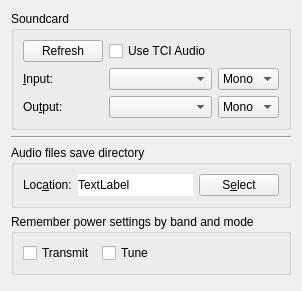
     <widget class="QWidget" name="audio_tab">
      <attribute name="title">
       <string>A&amp;udio</string>
      </attribute>
      <attribute name="toolTip">
       <string>Audio interface settings</string>
      </attribute>
      <layout class="QGridLayout" name="gridLayout_5">
       <item row="0" column="0">
        <widget class="QGroupBox" name="soundcard_group_box">
         <property name="title">
          <string>Soundcard</string>
         </property>
         <layout class="QGridLayout" name="gridLayout_6">
          <item row="1" column="1">
           <widget class="QComboBox" name="sound_input_combo_box">
            <property name="sizePolicy">
             <sizepolicy hsizetype="Preferred" vsizetype="Fixed">
              <horstretch>1</horstretch>
              <verstretch>0</verstretch>
             </sizepolicy>
            </property>
            <property name="toolTip">
             <string>Select the audio CODEC to use for receiving.</string>
            </property>
           </widget>
          </item>
          <item row="1" column="0">
           <widget class="QLabel" name="sound_input_label">
            <property name="text">
             <string>&amp;Input:</string>
            </property>
            <property name="buddy">
             <cstring>sound_input_combo_box</cstring>
            </property>
           </widget>
          </item>
          <item row="2" column="1">
           <widget class="QComboBox" name="sound_output_combo_box">
            <property name="sizePolicy">
             <sizepolicy hsizetype="Preferred" vsizetype="Fixed">
              <horstretch>1</horstretch>
              <verstretch>0</verstretch>
             </sizepolicy>
            </property>
            <property name="toolTip">
             <string>Select the audio CODEC to use for transmitting.
If this is your default device for system sounds then
ensure that all system sounds are disabled otherwise
you will broadcast any systems sounds generated during
transmitting periods.</string>
            </property>
           </widget>
          </item>
          <item row="1" column="2">
           <widget class="QComboBox" name="sound_input_channel_combo_box">
            <property name="toolTip">
             <string>Select the channel to use for receiving.</string>
            </property>
            <item>
             <property name="text">
              <string>Mono</string>
             </property>
            </item>
            <item>
             <property name="text">
              <string>Left</string>
             </property>
            </item>
            <item>
             <property name="text">
              <string>Right</string>
             </property>
            </item>
            <item>
             <property name="text">
              <string>Both</string>
             </property>
            </item>
           </widget>
          </item>
          <item row="2" column="2">
           <widget class="QComboBox" name="sound_output_channel_combo_box">
            <property name="toolTip">
             <string>Select the audio channel used for transmission.
Unless you have multiple radios connected on different
channels; then you will usually want to select mono or
both here.</string>
            </property>
            <item>
             <property name="text">
              <string>Mono</string>
             </property>
            </item>
            <item>
             <property name="text">
              <string>Left</string>
             </property>
            </item>
            <item>
             <property name="text">
              <string>Right</string>
             </property>
            </item>
            <item>
             <property name="text">
              <string>Both</string>
             </property>
            </item>
           </widget>
          </item>
          <item row="2" column="0">
           <widget class="QLabel" name="sound_output_label">
            <property name="text">
             <string>Ou&amp;tput:</string>
            </property>
            <property name="buddy">
             <cstring>sound_output_combo_box</cstring>
            </property>
           </widget>
          </item>
          <item row="0" column="0">
           <widget class="QPushButton" name="refresh_push_button">
            <property name="toolTip">
             <string>refresh audio device list</string>
            </property>
            <property name="text">
             <string>Refresh</string>
            </property>
           </widget>
          </item>
          <item row="0" column="1">
           <widget class="QCheckBox" name="tci_audio_check_box">
            <property name="sizePolicy">
             <sizepolicy hsizetype="Preferred" vsizetype="Fixed">
              <horstretch>0</horstretch>
              <verstretch>0</verstretch>
             </sizepolicy>
            </property>
            <property name="toolTip">
             <string>&lt;html&gt;&lt;head/&gt;&lt;body&gt;&lt;p&gt;Use TCI Audio when available.&lt;/p&gt;&lt;/body&gt;&lt;/html&gt;</string>
            </property>
            <property name="text">
             <string>Use TCI Audio</string>
            </property>
           </widget>
          </item>
         </layout>
        </widget>
       </item>
       <item row="3" column="0">
        <widget class="QGroupBox" name="azel_path_group_box_2">
         <property name="minimumSize">
          <size>
           <width>0</width>
           <height>56</height>
          </size>
         </property>
         <property name="title">
          <string>Remember power settings by band and mode</string>
         </property>
         <layout class="QGridLayout" name="gridLayout_15">
          <item row="0" column="0">
           <layout class="QHBoxLayout" name="horizontalLayout_14">
            <item>
             <widget class="QCheckBox" name="checkBoxPwrBandTxMemory">
              <property name="toolTip">
               <string>Enable power memory during transmit</string>
              </property>
              <property name="text">
               <string>Transmit</string>
              </property>
             </widget>
            </item>
            <item>
             <widget class="QCheckBox" name="checkBoxPwrBandTuneMemory">
              <property name="toolTip">
               <string>Enable power memory during tuning</string>
              </property>
              <property name="text">
               <string>Tune</string>
              </property>
             </widget>
            </item>
            <item>
             <spacer name="horizontalSpacer_9">
              <property name="orientation">
               <enum>Qt::Horizontal</enum>
              </property>
              <property name="sizeHint" stdset="0">
               <size>
                <width>103</width>
                <height>13</height>
               </size>
              </property>
             </spacer>
            </item>
           </layout>
          </item>
         </layout>
        </widget>
       </item>
       <item row="2" column="0">
        <widget class="QGroupBox" name="save_path_group_box">
         <property name="title">
          <string>Audio files save directory</string>
         </property>
         <layout class="QHBoxLayout" name="horizontalLayout_5">
          <item>
           <widget class="QLabel" name="save_path_label">
            <property name="text">
             <string>Loc&amp;ation:</string>
            </property>
            <property name="buddy">
             <cstring>save_path_select_push_button</cstring>
            </property>
           </widget>
          </item>
          <item>
           <widget class="QLabel" name="save_path_display_label">
            <property name="sizePolicy">
             <sizepolicy hsizetype="Preferred" vsizetype="Preferred">
              <horstretch>1</horstretch>
              <verstretch>0</verstretch>
             </sizepolicy>
            </property>
            <property name="toolTip">
             <string>Path to which .WAV files are saved.</string>
            </property>
            <property name="autoFillBackground">
             <bool>false</bool>
            </property>
            <property name="styleSheet">
             <string notr="true">background-color: rgb(255, 255, 255);</string>
            </property>
            <property name="text">
             <string>TextLabel</string>
            </property>
           </widget>
          </item>
          <item>
           <widget class="QPushButton" name="save_path_select_push_button">
            <property name="toolTip">
             <string>Click to select a different save directory for .WAV files.</string>
            </property>
            <property name="text">
             <string>S&amp;elect</string>
            </property>
           </widget>
          </item>
         </layout>
        </widget>
       </item>
       <item row="1" column="0">
        <widget class="Line" name="line_2">
         <property name="orientation">
          <enum>Qt::Horizontal</enum>
         </property>
        </widget>
       </item>
       <item row="4" column="0">
        <spacer name="verticalSpacer_3">
         <property name="orientation">
          <enum>Qt::Vertical</enum>
         </property>
         <property name="sizeHint" stdset="0">
          <size>
           <width>20</width>
           <height>5</height>
          </size>
         </property>
        </spacer>
       </item>
      </layout>
     </widget>
